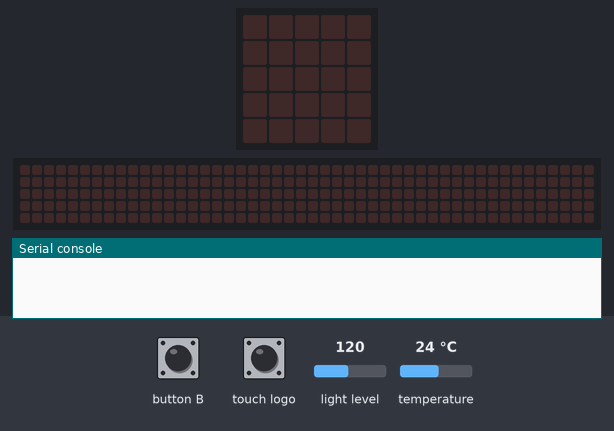
Bench run of a program on a simulated BBC micro:bit (MakeCode). Parts: the board's 5×5 LED display, a strip that is not on the board, showing the scrolling text unrolled, the last lines printed to the serial console. The inputs (shaded band) are chosen by the test bench; at power-on: light level 120, temperature 24 °C. The 48×5 strip is a reading aid, not a part: it shows the text the display is scrolling, unrolled, one strip-width of it at a time.

Above: at 1.2 s.
1.3 s: button B pressed for 0.15 s
At 3.85 s:
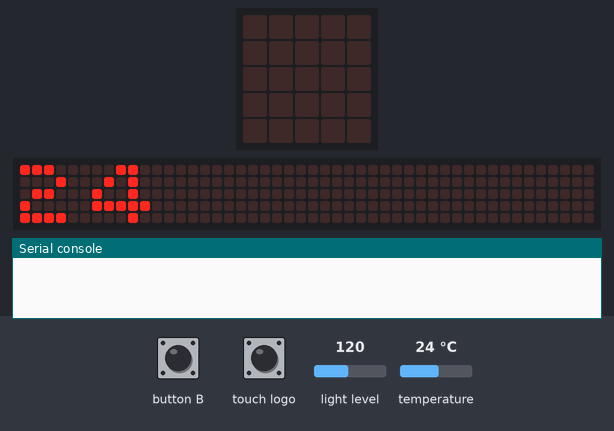
4.3 s: touch logo pressed for 0.15 s
At 4.45 s:
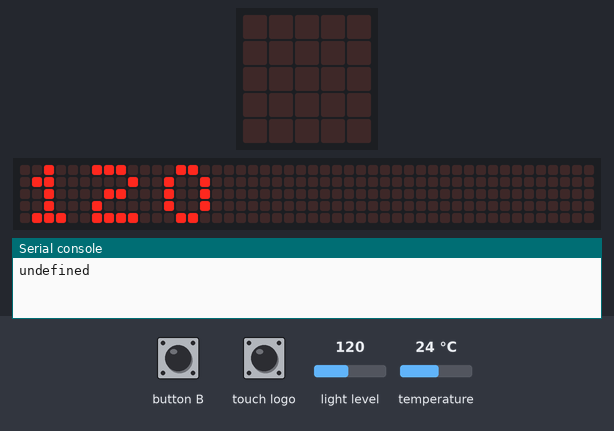
7.3 s: touch logo pressed for 1 s
At 8.29 s:
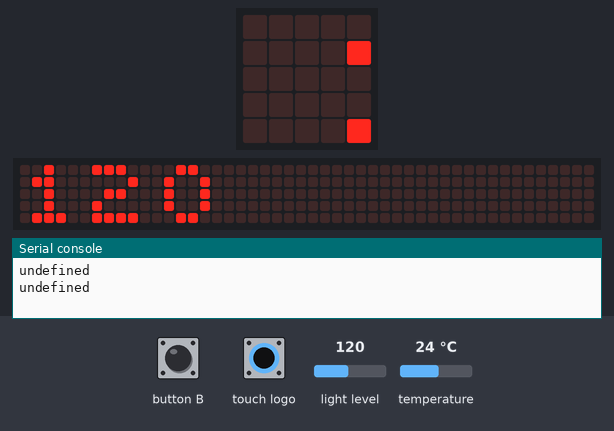
10.3 s: touch logo pressed for 3.2 s
At 12.06 s:
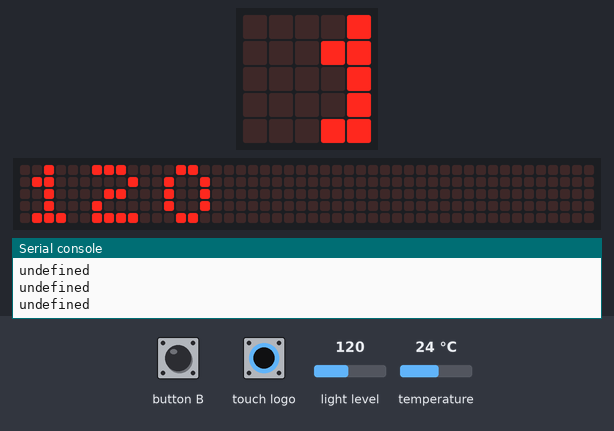

Measured:
- after the input at 1.3 s, the display: changes at once (image 1)
- after the input at 4.3 s, the display: changes at once (image 2)

The program:

Ex1.py
```python
# afiseaza in consola temperatura la apasare B
# afiseaza in consola nivel lumina la apasare logo


def on_forever():
    if input.button_is_pressed(Button.B):
        print(basic.show_number(input.temperature()))
    elif input.logo_is_pressed():
        print(basic.show_number(input.light_level()))
basic.forever(on_forever)
```
